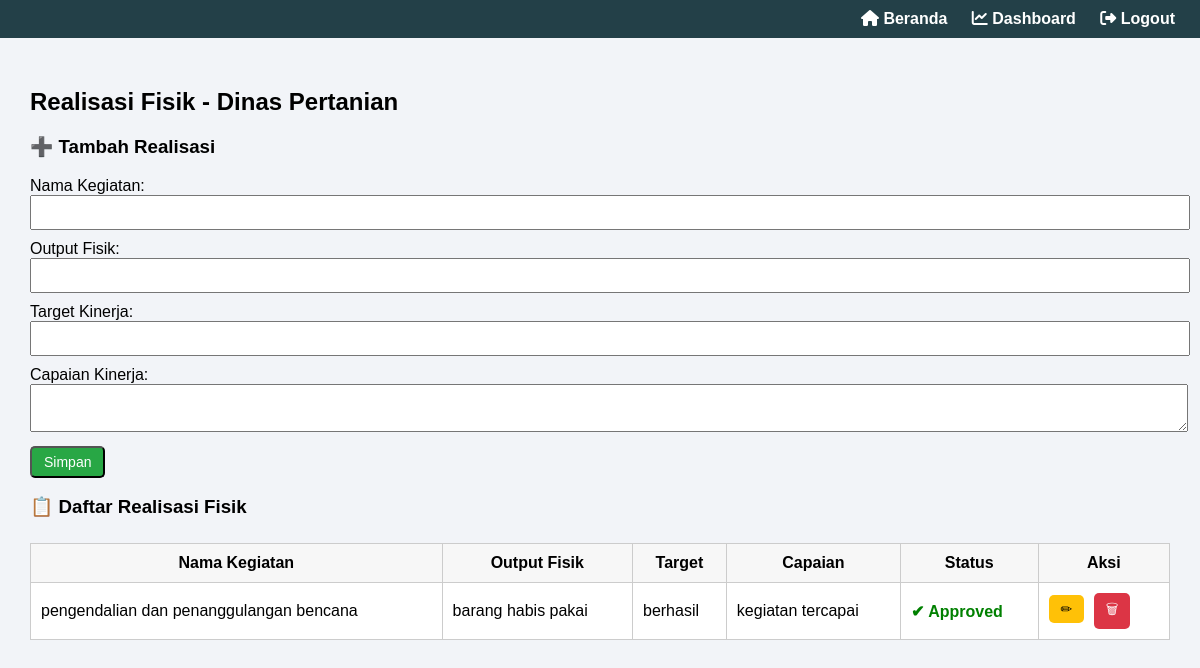
Screenshot of /realisasi_fisik.php with the database file from the repository.
### tables this page shows
CREATE TABLE `realisasi_fisik` (
  `id` int(11) NOT NULL,
  `nama_kegiatan` varchar(64) NOT NULL,
  `output_fisik` varchar(54) NOT NULL,
  `target_kinerja` varchar(47) NOT NULL,
  `capaian_kinerja` text NOT NULL,
  `status_approve` varchar(20) DEFAULT 'pending'
);

### realisasi_fisik.php (the view, shortened to what this page needs)
<?php
$host = "localhost";
$user = "root";
$pass = "";
$dbname = "dinas_pertanian";
$conn = new mysqli($host, $user, $pass, $dbname);
$realisasi = $conn->query("SELECT * FROM realisasi_fisik ORDER BY id DESC");
?>
<!DOCTYPE html>
<html>
<head>
    <link rel="stylesheet" href="https://cdnjs.cloudflare.com/ajax/libs/font-awesome/6.5.0/css/all.min.css">
</head>
<body>
<div class="navbar">
    <div>
        <a href="home.php"><i class="fas fa-home"></i> Beranda</a>
        <a href="dashboard.php"><i class="fas fa-chart-line"></i> Dashboard</a>
        <a href="logout.php"><i class="fas fa-sign-out-alt"></i> Logout</a>
    </div>
</div>
<div class="container">
    <h2>Realisasi Fisik - Dinas Pertanian</h2>
    <h3>➕ Tambah Realisasi</h3>
    <form method="POST">
        <div class="form-group">
            <label>Nama Kegiatan:</label>
            <input type="text" name="nama_kegiatan" required>
        </div>
        <div class="form-group">
            <label>Output Fisik:</label>
            <input type="text" name="output_fisik" required>
        </div>
        <div class="form-group">
            <label>Target Kinerja:</label>
            <input type="text" name="target_kinerja" required>
        </div>
        <div class="form-group">
            <label>Capaian Kinerja:</label>
            <textarea name="capaian_kinerja" required></textarea>
        </div>
        <button type="submit" name="simpan_realisasi" class="btn btn-add">Simpan</button>
    </form>
    <h3>📋 Daftar Realisasi Fisik</h3>
    <table>
        <thead>
            <tr>
                <th>Nama Kegiatan</th>
                <th>Output Fisik</th>
                <th>Target</th>
                <th>Capaian</th>
                <th>Status</th>
                <th>Aksi</th>
            </tr>
        </thead>
        <tbody>
            <?php if ($realisasi->num_rows > 0): ?>
                <?php while ($row = $realisasi->fetch_assoc()): ?>
                    <tr>
                        <td><?= htmlspecialchars($row['nama_kegiatan']) ?></td>
                        <td><?= htmlspecialchars($row['output_fisik']) ?></td>
                        <td><?= htmlspecialchars($row['target_kinerja']) ?></td>
                        <td><?= htmlspecialchars($row['capaian_kinerja']) ?></td>
                        <td>
                            <?php if ($row['status_approve'] === 'approved'): ?>
                                <span style="color: green; font-weight: bold;">✔ Approved</span>
                            <?php else: ?>
                                <span style="color: gray;">Pending</span>
                            <?php endif; ?>
                        </td>
                        <td class="action-buttons">
                            <a href="edit_realisasi_fisik.php?id=<?= $row['id'] ?>" class="btn btn-edit">✏</a>
                            <a href="?hapus=<?= $row['id'] ?>" class="btn btn-danger" onclick="return confirm('Yakin ingin menghapus?')">🗑</a>
                        </td>
                    </tr>
                <?php endwhile; ?>
            <?php else: ?>
                <tr><td colspan="6">Belum ada data.</td></tr>
            <?php endif; ?>
        </tbody>
    </table>
</div>
</body>
</html>

### realisasi_fisik.php (style rules this page uses)
body { font-family: Arial; margin: 0; padding: 0; background: #f2f4f8; }
.navbar { background-color: #234048; padding: 10px 25px; color: white; display: flex; justify-content: space-between; }
.navbar a { color: white; margin-left: 20px; text-decoration: none; font-weight: bold; }
.container { padding: 30px; }
table { width: 100%; background: white; border-collapse: collapse; margin-top: 25px; }
table th, table td { padding: 10px; border: 1px solid #ccc; }
table th { background: #f7f7f7; }
.form-group { margin-bottom: 10px; }
input[type=text], textarea { width: 100%; padding: 8px; }
.btn { padding: 6px 12px; color: white; border-radius: 5px; text-decoration: none; font-size: 14px; display: inline-block; }
.btn-danger { background: #dc3545; }
.btn-add { background: #28a745; }
.btn-edit { background: #ffc107; color: black; }
.action-buttons a { margin-right: 5px; }

### rows the page displays
realisasi_fisik: nama_kegiatan "pengendalian dan penanggulangan bencana", output_fisik "barang habis pakai", target_kinerja "berhasil", capaian_kinerja "kegiatan tercapai", status_approve "✔ Approved"
